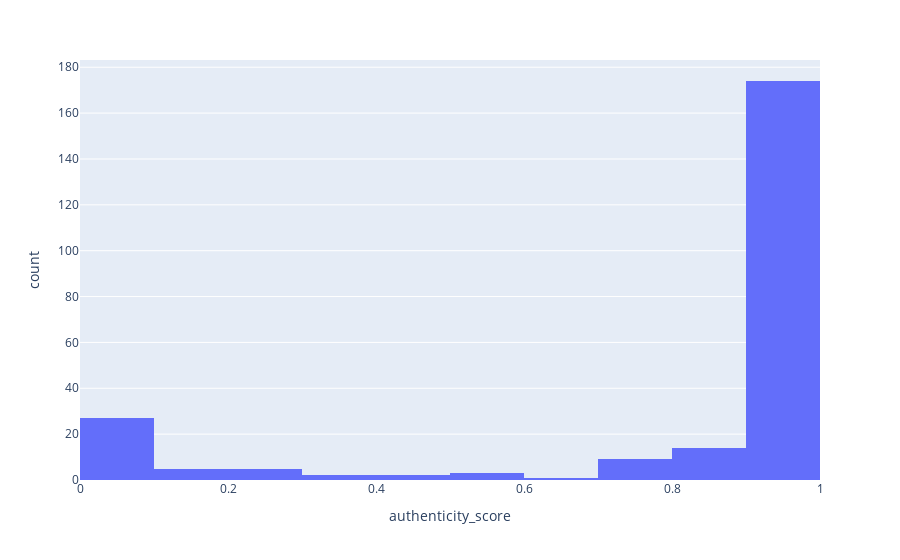

Notebook source saved alongside this figure:
### Code cell
fig = px.histogram(df_2, x="authenticity_score", nbins=10)
fig.show()

### Figure 1 — Plotly figure (JSON) as saved in the notebook; plotly's stock layout.template omitted (floating-point values rounded to 4 significant figures; data arrays with more than 128 entries replaced by an {"elided": "..."} marker saying what was removed)
{"data": [{"alignmentgroup": "True", "bingroup": "x", "hovertemplate": "authenticity_score=%{x}<br>count=%{y}<extra></extra>", "legendgroup": "", "marker": {"color": "#636efa", "pattern": {"shape": ""}}, "name": "", "nbinsx": 10, "offsetgroup": "", "orientation": "v", "showlegend": false, "type": "histogram", "x": {"elided": "242 float values"}, "xaxis": "x", "yaxis": "y"}], "layout": {"autosize": true, "barmode": "relative", "legend": {"tracegroupgap": 0}, "margin": {"t": 60}, "xaxis": {"anchor": "y", "autorange": true, "domain": [0, 1], "range": [6.939e-17, 1.0], "title": {"text": "authenticity_score"}, "type": "linear"}, "yaxis": {"anchor": "x", "autorange": true, "domain": [0, 1], "range": [0, 183.2], "title": {"text": "count"}}}}
